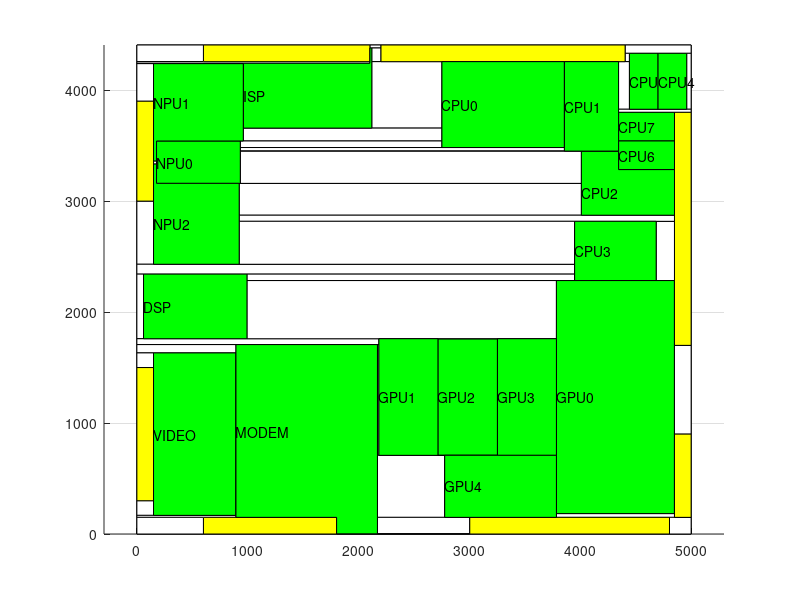

Write MATLAB code to recreate this figure.
axis equal;
hold on;
grid on;
block_x=[0 0 4995 4995 0];
block_y=[0 4407 4407 0 0];
fill(block_x, block_y, 'c');
block_x=[0 0 600 600 0];
block_y=[4257 4407 4407 4257 4257];
fill(block_x, block_y, 'w');
block_x=[2100 2100 2200 2200 2100];
block_y=[4380 4407 4407 4380 4380];
fill(block_x, block_y, 'w');
block_x=[4400 4400 4995 4995 4400];
block_y=[4332 4407 4407 4332 4332];
fill(block_x, block_y, 'w');
block_x=[0 0 2100 2100 0];
block_y=[4242 4257 4257 4242 4242];
fill(block_x, block_y, 'w');
block_x=[2117 2117 2200 2200 2117];
block_y=[4257 4380 4380 4257 4257];
fill(block_x, block_y, 'w');
block_x=[4400 4400 4439 4439 4400];
block_y=[4257 4332 4332 4257 4257];
fill(block_x, block_y, 'w');
block_x=[4955 4955 4995 4995 4955];
block_y=[3828 4332 4332 3828 3828];
fill(block_x, block_y, 'w');
block_x=[0 0 959 959 0];
block_y=[4239 4242 4242 4239 4239];
fill(block_x, block_y, 'w');
block_x=[2117 2117 2749 2749 2117];
block_y=[3658 4257 4257 3658 3658];
fill(block_x, block_y, 'w');
block_x=[3852 3852 3853 3853 3852];
block_y=[3483 4257 4257 3483 3483];
fill(block_x, block_y, 'w');
block_x=[4341 4341 4439 4439 4341];
block_y=[3828 4257 4257 3828 3828];
fill(block_x, block_y, 'w');
block_x=[0 0 150 150 0];
block_y=[3900 4239 4239 3900 3900];
fill(block_x, block_y, 'w');
block_x=[959 959 2749 2749 959];
block_y=[3542 3658 3658 3542 3542];
fill(block_x, block_y, 'w');
block_x=[4341 4341 4995 4995 4341];
block_y=[3800 3828 3828 3800 3800];
fill(block_x, block_y, 'w');
block_x=[932 932 2749 2749 932];
block_y=[3483 3542 3542 3483 3483];
fill(block_x, block_y, 'w');
block_x=[0 0 150 150 0];
block_y=[2431 3000 3000 2431 2431];
fill(block_x, block_y, 'w');
block_x=[922 922 4006 4006 922];
block_y=[2873 3160 3160 2873 2873];
fill(block_x, block_y, 'w');
block_x=[150 150 177 177 150];
block_y=[3334 3362 3362 3334 3334];
fill(block_x, block_y, 'w');
block_x=[932 932 3853 3853 932];
block_y=[3451 3483 3483 3451 3451];
fill(block_x, block_y, 'w');
block_x=[0 0 3945 3945 0];
block_y=[2342 2431 2431 2342 2342];
fill(block_x, block_y, 'w');
block_x=[4680 4680 4845 4845 4680];
block_y=[2284 2818 2818 2284 2284];
fill(block_x, block_y, 'w');
block_x=[922 922 4845 4845 922];
block_y=[2818 2873 2873 2818 2818];
fill(block_x, block_y, 'w');
block_x=[932 932 4341 4341 932];
block_y=[3449 3451 3451 3449 3449];
fill(block_x, block_y, 'w');
block_x=[0 0 60 60 0];
block_y=[1760 2342 2342 1760 1760];
fill(block_x, block_y, 'w');
block_x=[992 992 3945 3945 992];
block_y=[2284 2342 2342 2284 2284];
fill(block_x, block_y, 'w');
block_x=[922 922 3945 3945 922];
block_y=[2431 2818 2818 2431 2431];
fill(block_x, block_y, 'w');
block_x=[932 932 4006 4006 932];
block_y=[3160 3449 3449 3160 3160];
fill(block_x, block_y, 'w');
block_x=[0 0 2181 2181 0];
block_y=[1707 1760 1760 1707 1707];
fill(block_x, block_y, 'w');
block_x=[2713 2713 3249 3249 2713];
block_y=[1757 1760 1760 1757 1757];
fill(block_x, block_y, 'w');
block_x=[4844 4844 4845 4845 4844];
block_y=[1700 2284 2284 1700 1700];
fill(block_x, block_y, 'w');
block_x=[992 992 3781 3781 992];
block_y=[1760 2284 2284 1760 1760];
fill(block_x, block_y, 'w');
block_x=[0 0 893 893 0];
block_y=[1632 1707 1707 1632 1632];
fill(block_x, block_y, 'w');
block_x=[2168 2168 2181 2181 2168];
block_y=[709 1707 1707 709 709];
fill(block_x, block_y, 'w');
block_x=[3781 3781 4845 4845 3781];
block_y=[150 184 184 150 150];
fill(block_x, block_y, 'w');
block_x=[4844 4844 4995 4995 4844];
block_y=[900 1700 1700 900 900];
fill(block_x, block_y, 'w');
block_x=[0 0 150 150 0];
block_y=[1500 1632 1632 1500 1500];
fill(block_x, block_y, 'w');
block_x=[891 891 893 893 891];
block_y=[168 1632 1632 168 168];
fill(block_x, block_y, 'w');
block_x=[2168 2168 2774 2774 2168];
block_y=[150 709 709 150 150];
fill(block_x, block_y, 'w');
block_x=[2713 2713 3249 3249 2713];
block_y=[709 711 711 709 709];
fill(block_x, block_y, 'w');
block_x=[4844 4844 4845 4845 4844];
block_y=[184 900 900 184 184];
fill(block_x, block_y, 'w');
block_x=[0 0 150 150 0];
block_y=[168 300 300 168 168];
fill(block_x, block_y, 'w');
block_x=[0 0 893 893 0];
block_y=[150 168 168 150 150];
fill(block_x, block_y, 'w');
block_x=[0 0 600 600 0];
block_y=[0 150 150 0 0];
fill(block_x, block_y, 'w');
block_x=[2168 2168 3000 3000 2168];
block_y=[2 150 150 2 2];
fill(block_x, block_y, 'w');
block_x=[4800 4800 4995 4995 4800];
block_y=[0 150 150 0 0];
fill(block_x, block_y, 'w');
block_x=[1800 1800 3000 3000 1800];
block_y=[0 2 2 0 0];
fill(block_x, block_y, 'w');
block_x=[600 600 1800 1800 600];
block_y=[0 150 150 0 0];
fill(block_x, block_y, 'y');
block_x=[3000 3000 4800 4800 3000];
block_y=[0 150 150 0 0];
fill(block_x, block_y, 'y');
block_x=[4845 4845 4995 4995 4845];
block_y=[150 900 900 150 150];
fill(block_x, block_y, 'y');
block_x=[4845 4845 4995 4995 4845];
block_y=[1700 3800 3800 1700 1700];
fill(block_x, block_y, 'y');
block_x=[2200 2200 4400 4400 2200];
block_y=[4257 4407 4407 4257 4257];
fill(block_x, block_y, 'y');
block_x=[600 600 2100 2100 600];
block_y=[4257 4407 4407 4257 4257];
fill(block_x, block_y, 'y');
block_x=[0 0 150 150 0];
block_y=[3000 3900 3900 3000 3000];
fill(block_x, block_y, 'y');
block_x=[0 0 150 150 0];
block_y=[300 1500 1500 300 300];
fill(block_x, block_y, 'y');
block_x=[150 150 891 891 150];
block_y=[168 1632 1632 168 168];
fill(block_x, block_y, 'g');
text(150,900,'VIDEO')
block_x=[60 60 992 992 60];
block_y=[1760 2342 2342 1760 1760];
fill(block_x, block_y, 'g');
text(60,2051,'DSP')
block_x=[4341 4341 4845 4845 4341];
block_y=[3542 3800 3800 3542 3542];
fill(block_x, block_y, 'g');
text(4341,3671,'CPU7')
block_x=[177 177 932 932 177];
block_y=[3160 3542 3542 3160 3160];
fill(block_x, block_y, 'g');
text(177,3351,'NPU0')
block_x=[4439 4439 4697 4697 4439];
block_y=[3828 4332 4332 3828 3828];
fill(block_x, block_y, 'g');
text(4439,4080,'CPU5')
block_x=[4341 4341 4845 4845 4341];
block_y=[3284 3542 3542 3284 3284];
fill(block_x, block_y, 'g');
text(4341,3413,'CPU6')
block_x=[893 893 2168 2168 1800 1800 893];
block_y=[150 1707 1707 2 2 150 150];
fill(block_x, block_y, 'g');
text(893,928,'MODEM')
block_x=[959 959 2100 2100 2117 2117 959];
block_y=[3658 4242 4242 4380 4380 3658 3658];
fill(block_x, block_y, 'g');
text(959,3950,'ISP')
block_x=[3945 3945 4680 4680 3945];
block_y=[2284 2818 2818 2284 2284];
fill(block_x, block_y, 'g');
text(3945,2551,'CPU3')
block_x=[4006 4006 4341 4341 4845 4845 4006];
block_y=[2873 3449 3449 3284 3284 2873 2873];
fill(block_x, block_y, 'g');
text(4006,3078,'CPU2')
block_x=[4697 4697 4955 4955 4697];
block_y=[3828 4332 4332 3828 3828];
fill(block_x, block_y, 'g');
text(4697,4080,'CPU4')
block_x=[150 150 177 177 922 922 150];
block_y=[2431 3334 3334 3160 3160 2431 2431];
fill(block_x, block_y, 'g');
text(150,2795,'NPU2')
block_x=[3781 3781 4844 4844 3781];
block_y=[184 2284 2284 184 184];
fill(block_x, block_y, 'g');
text(3781,1234,'GPU0')
block_x=[3249 3249 3781 3781 3249];
block_y=[709 1760 1760 709 709];
fill(block_x, block_y, 'g');
text(3249,1234,'GPU3')
block_x=[3853 3853 4341 4341 3853];
block_y=[3451 4257 4257 3451 3451];
fill(block_x, block_y, 'g');
text(3853,3854,'CPU1')
block_x=[150 150 959 959 177 177 150];
block_y=[3362 4239 4239 3542 3542 3362 3362];
fill(block_x, block_y, 'g');
text(150,3890,'NPU1')
block_x=[2713 2713 3249 3249 2713];
block_y=[711 1757 1757 711 711];
fill(block_x, block_y, 'g');
text(2713,1234,'GPU2')
block_x=[2749 2749 3852 3852 2749];
block_y=[3483 4257 4257 3483 3483];
fill(block_x, block_y, 'g');
text(2749,3870,'CPU0')
block_x=[2774 2774 3781 3781 2774];
block_y=[150 709 709 150 150];
fill(block_x, block_y, 'g');
text(2774,429,'GPU4')
block_x=[2181 2181 2713 2713 2181];
block_y=[709 1760 1760 709 709];
fill(block_x, block_y, 'g');
text(2181,1234,'GPU1')
